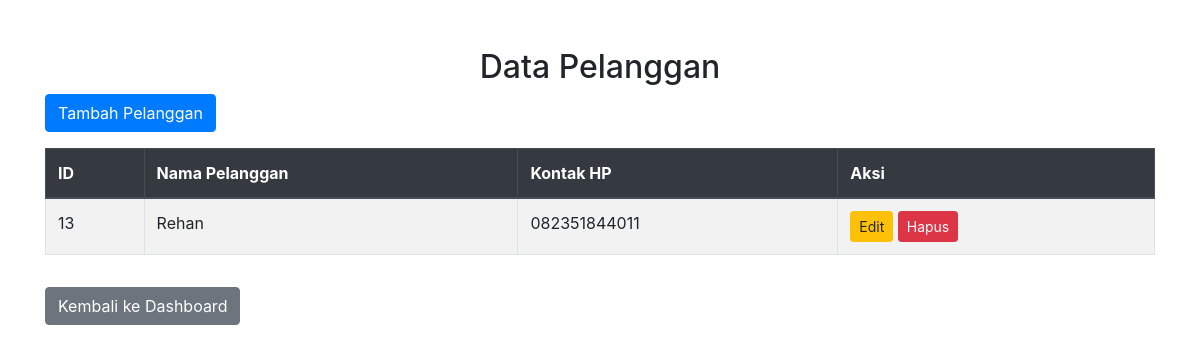
/data_pelanggan.php (signed in), run on the app's committed database.
### tables this page shows
CREATE TABLE `pelanggan` (
  `id` int(11) NOT NULL,
  `nama` varchar(100) NOT NULL,
  `kontak_hp` varchar(20) DEFAULT NULL
);

### data_pelanggan.php (the view, shortened to what this page needs)
<?php
include 'koneksi.php';
$query_pelanggan = "SELECT * FROM pelanggan";
$pelanggan_result = mysqli_query($conn, $query_pelanggan);
?>
<!DOCTYPE html>
<html lang="id">
<head>
    <link rel="stylesheet" href="https://stackpath.bootstrapcdn.com/bootstrap/4.5.2/css/bootstrap.min.css">
</head>
<body>
    <div class="container mt-5">
        <h2 class="text-center">Data Pelanggan</h2>
        <a href="tambah_pelanggan.php" class="btn btn-primary mb-3">Tambah Pelanggan</a>
        <table class="table table-bordered table-striped">
            <thead class="thead-dark">
                <tr>
                    <th>ID</th>
                    <th>Nama Pelanggan</th>
                    <th>Kontak HP</th>
                    <th>Aksi</th>
                </tr>
            </thead>
            <tbody>
                <?php while ($pelanggan = mysqli_fetch_assoc($pelanggan_result)): ?>
                    <tr>
                        <td><?= $pelanggan['id'] ?></td>
                        <td><?= htmlspecialchars($pelanggan['nama']) ?></td>
                        <td><?= htmlspecialchars($pelanggan['kontak_hp']) ?></td>
                        <td>
                            <a href="edit_pelanggan.php?id=<?= $pelanggan['id'] ?>" class="btn btn-warning btn-sm">Edit</a>
                            <a href="hapus_pelanggan.php?id=<?= $pelanggan['id'] ?>" class="btn btn-danger btn-sm" onclick="return confirm('Apakah Anda yakin ingin menghapus pelanggan ini?')">Hapus</a>
                        </td>
                    </tr>
                <?php endwhile; ?>
            </tbody>
        </table>
        <a href="dashboard_kasir.php" class="btn btn-secondary mt-3">Kembali ke Dashboard</a>
    </div>
</body>
</html>

### data on the page
pelanggan: id "13", nama "Rehan", kontak_hp "082351844011"
